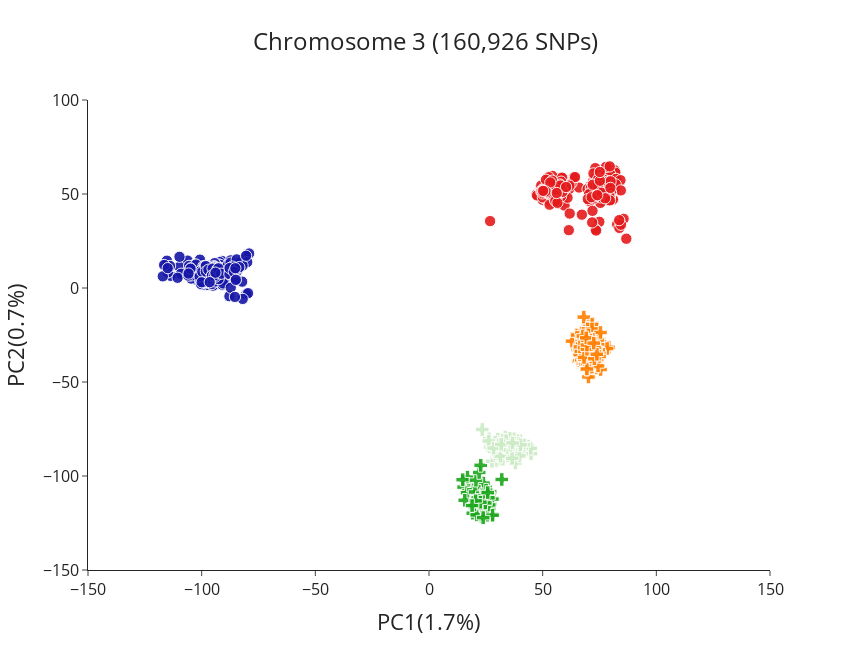

The notebook cell saved with this chart:
### Markdown cell above
---------------------
## Chromosome 3

### Code cell
pca_chrom3 = plot_coords(pd.read_csv('/mnt/c/Users/rando/Documenti/Ag1000G/pca_outputs/chr3_pca_final.csv'), x='PC1', y='PC2', title="Chromosome 3 (160,926 SNPs)",
            color='pca_pops',symbol='pca_pops', symbol_map=pca_symbols_map, slug = 'pca',  color_map=species_color_map, show=True, titlex='PC1(1.7%)', titley='PC2(0.7%)',figure_name='chr3.png')

### Figure 1 — Plotly figure (JSON) as saved in the notebook; plotly's stock layout.template omitted (floating-point values rounded to 4 significant figures; data arrays with more than 128 entries replaced by an {"elided": "..."} marker saying what was removed)
{"data": [{"customdata": {"elided": "449x1 str values"}, "hovertemplate": "<b>%{hovertext}</b><br><br>pca_pops=%{customdata[0]}<br>PC1=%{x}<br>PC2=%{y}<br>size=%{marker.size}<extra></extra>", "hovertext": {"elided": "449 str values"}, "legendgroup": "An.gam", "marker": {"color": "#1616A7", "opacity": 0.9, "size": {"elided": "449 int values"}, "sizemode": "area", "sizeref": 0.125, "symbol": "circle"}, "mode": "markers", "name": "An.gam", "orientation": "v", "showlegend": true, "type": "scatter", "x": {"elided": "449 float values"}, "xaxis": "x", "y": {"elided": "449 float values"}, "yaxis": "y"}, {"customdata": {"elided": "374x1 str values"}, "hovertemplate": "<b>%{hovertext}</b><br><br>pca_pops=%{customdata[0]}<br>PC1=%{x}<br>PC2=%{y}<br>size=%{marker.size}<extra></extra>", "hovertext": {"elided": "374 str values"}, "legendgroup": "An.col", "marker": {"color": "rgb(228,26,28)", "opacity": 0.9, "size": {"elided": "374 int values"}, "sizemode": "area", "sizeref": 0.125, "symbol": "circle"}, "mode": "markers", "name": "An.col", "orientation": "v", "showlegend": true, "type": "scatter", "x": {"elided": "374 float values"}, "xaxis": "x", "y": {"elided": "374 float values"}, "yaxis": "y"}, {"customdata": [["gcx1-GM"], ["gcx1-GM"], ["gcx1-GM"], ["gcx1-GM"], ["gcx1-GM"], ["gcx1-GM"], ["gcx1-GM"], ["gcx1-GM"], ["gcx1-GM"], ["gcx1-GM"], ["gcx1-GM"], ["gcx1-GM"], ["gcx1-GM"], ["gcx1-GM"], ["gcx1-GM"], ["gcx1-GM"], ["gcx1-GM"], ["gcx1-GM"], ["gcx1-GM"], ["gcx1-GM"], ["gcx1-GM"], ["gcx1-GM"], ["gcx1-GM"], ["gcx1-GM"], ["gcx1-GM"], ["gcx1-GM"], ["gcx1-GM"], ["gcx1-GM"], ["gcx1-GM"], ["gcx1-GM"], ["gcx1-GM"], ["gcx1-GM"], ["gcx1-GM"], ["gcx1-GM"], ["gcx1-GM"], ["gcx1-GM"], ["gcx1-GM"], ["gcx1-GM"], ["gcx1-GM"], ["gcx1-GM"], ["gcx1-GM"], ["gcx1-GM"], ["gcx1-GM"], ["gcx1-GM"], ["gcx1-GM"], ["gcx1-GM"], ["gcx1-GM"], ["gcx1-GM"], ["gcx1-GM"], ["gcx1-GM"], ["gcx1-GM"], ["gcx1-GM"], ["gcx1-GM"], ["gcx1-GM"], ["gcx1-GM"], ["gcx1-GM"], ["gcx1-GM"], ["gcx1-GM"], ["gcx1-GM"], ["gcx1-GM"], ["gcx1-GM"], ["gcx1-GM"], ["gcx1-GM"], ["gcx1-GM"], ["gcx1-GM"], ["gcx1-GM"], ["gcx1-GM"], ["gcx1-GM"], ["gcx1-GM"], ["gcx1-GM"], ["gcx1-GM"], ["gcx1-GM"], ["gcx1-GM"], ["gcx1-GM"], ["gcx1-GM"], ["gcx1-GM"], ["gcx1-GM"]], "hovertemplate": "<b>%{hovertext}</b><br><br>pca_pops=%{customdata[0]}<br>PC1=%{x}<br>PC2=%{y}<br>size=%{marker.size}<extra></extra>", "hovertext": ["AG0147-C", "AG0159-C", "AG0232-C", "AG0129-C", "AG0153-C", "AG0163-C", "AG0229-C", "AG0230-C", "AG0098-C", "AG0104-C", "AG0106-C", "AG0120-C", "AG0136-C", "AG0141-C", "AG0145-C", "AG0148-C", "AG0172-C", "AG0179-C", "AG0223-C", "AG0118-C", "AG0119-C", "AG0121-C", "AG0133-C", "AG0134-C", "AG0138-C", "AG0227-C", "AG0231-C", "AG0102-C", "AG0108-C", "AG0123-C", "AG0128-C", "AG0137-C", "AG0139-C", "AG0143-C", "AG0162-C", "AG0170-C", "AG0181-C", "AG0085-C", "AG0096-C", "AG0126-C", "AG0152-C", "AG0183-C", "AG0208-C", "AG0214-C", "AG0226-C", "AG0127-C", "AG0144-C", "AG0156-C", "AG0206-C", "AG0221-C", "AG0082-C", "AG0097-C", "AG0100-C", "AG0109-C", "AG0124-C", "AG0142-C", "AG0146-C", "AG0169-C", "AG0178-C", "AG0195-C", "AG0089-C", "AG0111-C", "AG0125-C", "AG0197-C", "AG0202-C", "AG0203-C", "AG0204-C", "AG0263-C", "AG0442-CW", "AG0445-CW", "AG0446-CW", "AG0448-CW", "AG0450-CW", "AG0454-CW", "AG0455-CW", "AG0456-CW", "AG0460-CW"], "legendgroup": "gcx1-GM", "marker": {"color": "#1CA71C", "opacity": 0.9, "size": [8, 8, 8, 8, 8, 8, 8, 8, 8, 8, 8, 8, 8, 8, 8, 8, 8, 8, 8, 8, 8, 8, 8, 8, 8, 8, 8, 8, 8, 8, 8, 8, 8, 8, 8, 8, 8, 8, 8, 8, 8, 8, 8, 8, 8, 8, 8, 8, 8, 8, 8, 8, 8, 8, 8, 8, 8, 8, 8, 8, 8, 8, 8, 8, 8, 8, 8, 8, 8, 8, 8, 8, 8, 8, 8, 8, 8], "sizemode": "area", "sizeref": 0.125, "symbol": "cross"}, "mode": "markers", "name": "gcx1-GM", "orientation": "v", "showlegend": true, "type": "scatter", "x": [24.66, 18.06, 23.92, 20.59, 32.01, 24.03, 15.24, 23.91, 21.49, 23.82, 22.73, 21.05, 22.03, 20.2, 22.99, 26.88, 21.16, 23.02, 25.03, 19.82, 16.94, 20.19, 18.37, 25.33, 18.39, 27.98, 26.84, 22.89, 22.0, 19.26, 23.42, 23.23, 19.5, 20.97, 24.52, 24.12, 24.8, 22.23, 26.48, 23.9, 22.65, 19.98, 20.94, 17.43, 25.31, 26.91, 16.73, 26.11, 24.24, 25.59, 15.73, 19.57, 23.96, 26.45, 27.88, 26.49, 21.25, 23.81, 22.1, 27.96, 21.91, 14.82, 20.25, 23.84, 24.75, 21.47, 26.12, 24.77, 20.66, 22.07, 25.13, 22.75, 23.58, 22.62, 20.5, 25.85, 18.97], "xaxis": "x", "y": [-108.2, -105.6, -109.4, -111.5, -101.8, -115.6, -105.9, -108.3, -113.0, -113.9, -114.4, -111.8, -109.4, -116.9, -121.4, -115.0, -111.1, -110.2, -107.1, -114.6, -100.6, -116.5, -111.1, -108.6, -111.2, -120.4, -108.2, -120.7, -112.0, -119.8, -116.2, -114.4, -107.9, -120.7, -108.1, -105.2, -107.0, -113.2, -117.4, -112.4, -110.3, -115.4, -113.2, -107.7, -111.1, -108.5, -108.9, -109.5, -116.9, -120.9, -112.9, -107.4, -103.8, -110.0, -112.3, -115.4, -109.1, -112.0, -112.0, -120.9, -108.1, -102.0, -108.5, -122.1, -114.6, -111.5, -111.6, -114.3, -102.2, -98.13, -107.5, -94.34, -110.6, -113.9, -113.2, -108.8, -115.7], "yaxis": "y"}, {"customdata": {"elided": "197x1 str values"}, "hovertemplate": "<b>%{hovertext}</b><br><br>pca_pops=%{customdata[0]}<br>PC1=%{x}<br>PC2=%{y}<br>size=%{marker.size}<extra></extra>", "hovertext": {"elided": "197 str values"}, "legendgroup": "gcx2", "marker": {"color": "rgb(255,127,0)", "opacity": 0.9, "size": {"elided": "197 int values"}, "sizemode": "area", "sizeref": 0.125, "symbol": "cross"}, "mode": "markers", "name": "gcx2", "orientation": "v", "showlegend": true, "type": "scatter", "x": {"elided": "197 float values"}, "xaxis": "x", "y": {"elided": "197 float values"}, "yaxis": "y"}, {"customdata": [["gcx1-GW"], ["gcx1-GW"], ["gcx1-GW"], ["gcx1-GW"], ["gcx1-GW"], ["gcx1-GW"], ["gcx1-GW"], ["gcx1-GW"], ["gcx1-GW"], ["gcx1-GW"], ["gcx1-GW"], ["gcx1-GW"], ["gcx1-GW"], ["gcx1-GW"], ["gcx1-GW"], ["gcx1-GW"], ["gcx1-GW"], ["gcx1-GW"], ["gcx1-GW"], ["gcx1-GW"], ["gcx1-GW"], ["gcx1-GW"], ["gcx1-GW"], ["gcx1-GW"], ["gcx1-GW"], ["gcx1-GW"], ["gcx1-GW"], ["gcx1-GW"], ["gcx1-GW"], ["gcx1-GW"], ["gcx1-GW"], ["gcx1-GW"], ["gcx1-GW"], ["gcx1-GW"], ["gcx1-GW"], ["gcx1-GW"], ["gcx1-GW"], ["gcx1-GW"], ["gcx1-GW"], ["gcx1-GW"], ["gcx1-GW"], ["gcx1-GW"], ["gcx1-GW"], ["gcx1-GW"], ["gcx1-GW"], ["gcx1-GW"], ["gcx1-GW"], ["gcx1-GW"], ["gcx1-GW"], ["gcx1-GW"], ["gcx1-GW"], ["gcx1-GW"], ["gcx1-GW"], ["gcx1-GW"], ["gcx1-GW"], ["gcx1-GW"], ["gcx1-GW"], ["gcx1-GW"], ["gcx1-GW"], ["gcx1-GW"], ["gcx1-GW"], ["gcx1-GW"], ["gcx1-GW"], ["gcx1-GW"], ["gcx1-GW"], ["gcx1-GW"], ["gcx1-GW"], ["gcx1-GW"], ["gcx1-GW"], ["gcx1-GW"], ["gcx1-GW"], ["gcx1-GW"], ["gcx1-GW"], ["gcx1-GW"], ["gcx1-GW"], ["gcx1-GW"], ["gcx1-GW"], ["gcx1-GW"], ["gcx1-GW"], ["gcx1-GW"], ["gcx1-GW"], ["gcx1-GW"], ["gcx1-GW"], ["gcx1-GW"], ["gcx1-GW"], ["gcx1-GW"], ["gcx1-GW"], ["gcx1-GW"], ["gcx1-GW"], ["gcx1-GW"], ["gcx1-GW"], ["gcx1-GW"], ["gcx1-GW"]], "hovertemplate": "<b>%{hovertext}</b><br><br>pca_pops=%{customdata[0]}<br>PC1=%{x}<br>PC2=%{y}<br>size=%{marker.size}<extra></extra>", "hovertext": ["AJ0023-C", "AJ0024-C", "AJ0032-C", "AJ0035-C", "AJ0036-C", "AJ0037-C", "AJ0039-C", "AJ0043-C", "AJ0044-C", "AJ0045-C", "AJ0047-C", "AJ0051-C", "AJ0052-C", "AJ0056-C", "AJ0059-C", "AJ0061-C", "AJ0063-C", "AJ0064-C", "AJ0066-C", "AJ0071-C", "AJ0072-C", "AJ0074-C", "AJ0075-C", "AJ0076-C", "AJ0077-C", "AJ0078-C", "AJ0079-C", "AJ0081-C", "AJ0084-C", "AJ0085-C", "AJ0086-C", "AJ0088-C", "AJ0090-C", "AJ0092-C", "AJ0093-C", "AJ0095-C", "AJ0096-C", "AJ0097-C", "AJ0098-C", "AJ0100-C", "AJ0102-C", "AJ0103-C", "AJ0105-C", "AJ0107-C", "AJ0109-C", "AJ0113-C", "AJ0115-C", "AJ0116-C", "AJ0099-C", "AJ0117-C", "AJ0070-Cx", "AJ0101-Cx", "AJ0128-C", "AJ0129-C", "AJ0130-C", "AJ0131-C", "AJ0132-C", "AJ0133-C", "AJ0134-C", "AJ0135-C", "AJ0136-C", "AJ0137-C", "AJ0138-C", "AJ0139-C", "AJ0140-C", "AJ0141-C", "AJ0142-C", "AJ0143-C", "AJ0144-C", "AJ0145-C", "AJ0146-C", "AJ0147-C", "AJ0148-C", "AJ0149-C", "AJ0150-C", "AJ0151-C", "AJ0152-C", "AJ0153-C", "AJ0154-C", "AJ0155-C", "AJ0156-C", "AJ0157-C", "AJ0158-C", "AJ0159-C", "AJ0161-C", "AJ0028-C", "AJ0038-C", "AJ0049-C", "AJ0060-C", "AJ0068-C", "AJ0080-C", "AJ0087-C", "AJ0119-C"], "legendgroup": "gcx1-GW", "marker": {"color": "rgb(204,235,197)", "opacity": 0.9, "size": [8, 8, 8, 8, 8, 8, 8, 8, 8, 8, 8, 8, 8, 8, 8, 8, 8, 8, 8, 8, 8, 8, 8, 8, 8, 8, 8, 8, 8, 8, 8, 8, 8, 8, 8, 8, 8, 8, 8, 8, 8, 8, 8, 8, 8, 8, 8, 8, 8, 8, 8, 8, 8, 8, 8, 8, 8, 8, 8, 8, 8, 8, 8, 8, 8, 8, 8, 8, 8, 8, 8, 8, 8, 8, 8, 8, 8, 8, 8, 8, 8, 8, 8, 8, 8, 8, 8, 8, 8, 8, 8, 8, 8], "sizemode": "area", "sizeref": 0.125, "symbol": "cross"}, "mode": "markers", "name": "gcx1-GW", "orientation": "v", "showlegend": true, "type": "scatter", "x": [28.62, 36.22, 38.72, 31.6, 30.63, 33.65, 26.51, 31.64, 31.05, 40.79, 28.09, 27.92, 43.68, 36.95, 38.92, 44.9, 27.72, 34.55, 33.38, 38.29, 30.19, 36.09, 27.42, 31.18, 35.83, 44.75, 40.81, 31.87, 40.21, 34.39, 30.58, 39.59, 35.51, 38.9, 34.72, 36.86, 29.86, 33.49, 32.11, 36.46, 30.23, 37.28, 37.31, 29.96, 32.58, 33.56, 30.22, 41.7, 31.27, 26.83, 32.51, 37.1, 38.24, 37.02, 37.51, 35.74, 34.13, 35.38, 38.04, 31.56, 33.64, 39.64, 30.48, 38.79, 32.53, 27.63, 36.82, 29.16, 38.01, 37.34, 36.56, 34.22, 34.12, 32.08, 38.42, 34.59, 23.41, 39.79, 31.44, 37.23, 30.62, 34.3, 35.56, 33.9, 32.9, 36.88, 36.58, 26.31, 35.84, 40.23, 28.44, 31.79, 36.76], "xaxis": "x", "y": [-87.1, -90.56, -87.99, -87.48, -89.87, -89.8, -80.23, -84.09, -82.74, -86.68, -86.37, -86.19, -84.05, -86.49, -82.71, -88.1, -92.18, -88.63, -84.59, -90.55, -80.68, -81.55, -83.48, -84.35, -87.99, -85.31, -85.16, -82.25, -81.21, -88.57, -87.32, -85.04, -83.99, -81.13, -86.33, -84.0, -91.69, -84.03, -83.01, -82.95, -89.15, -80.96, -83.08, -82.74, -86.99, -79.29, -80.42, -83.46, -90.7, -84.52, -91.04, -88.89, -86.37, -83.14, -89.82, -88.17, -87.94, -81.76, -87.33, -82.29, -86.1, -87.26, -88.35, -88.1, -80.89, -83.35, -86.51, -81.98, -93.13, -80.18, -88.15, -83.92, -84.35, -86.6, -85.8, -89.26, -75.26, -89.29, -89.48, -83.39, -83.36, -84.81, -80.02, -81.23, -83.9, -83.69, -90.62, -81.43, -83.59, -83.41, -85.18, -83.2, -82.41], "yaxis": "y"}], "layout": {"coloraxis": {"colorbar": {"title": {"text": "AIMs CO Fraction"}}}, "height": 650, "legend": {"itemsizing": "constant", "orientation": "h", "title": {"text": "pca_pops"}, "tracegroupgap": 0}, "showlegend": false, "title": {"font": {"size": 24}, "text": "Chromosome 3 (160,926 SNPs)", "x": 0.5}, "width": 850, "xaxis": {"anchor": "y", "domain": [0, 1], "range": [-150, 150], "tickfont": {"size": 16}, "tickmode": "array", "tickvals": [-150, -100, -50, 0, 50, 100, 150, 200], "title": {"font": {"size": 22}, "text": "PC1(1.7%)"}, "type": "linear"}, "yaxis": {"anchor": "x", "domain": [0, 1], "range": [-150, 100], "tickfont": {"size": 16}, "title": {"font": {"size": 22}, "text": "PC2(0.7%)"}, "type": "linear"}}}
